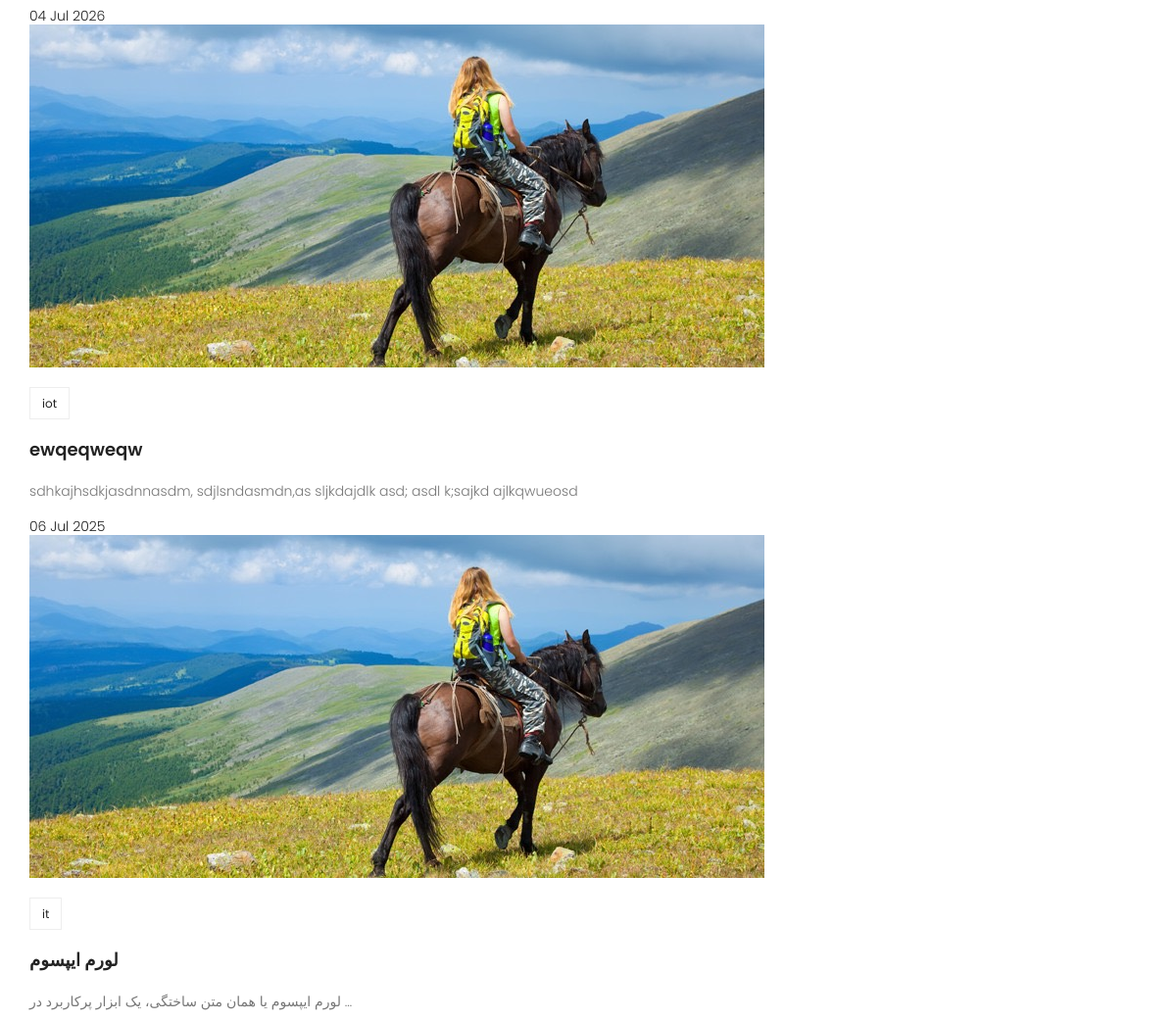
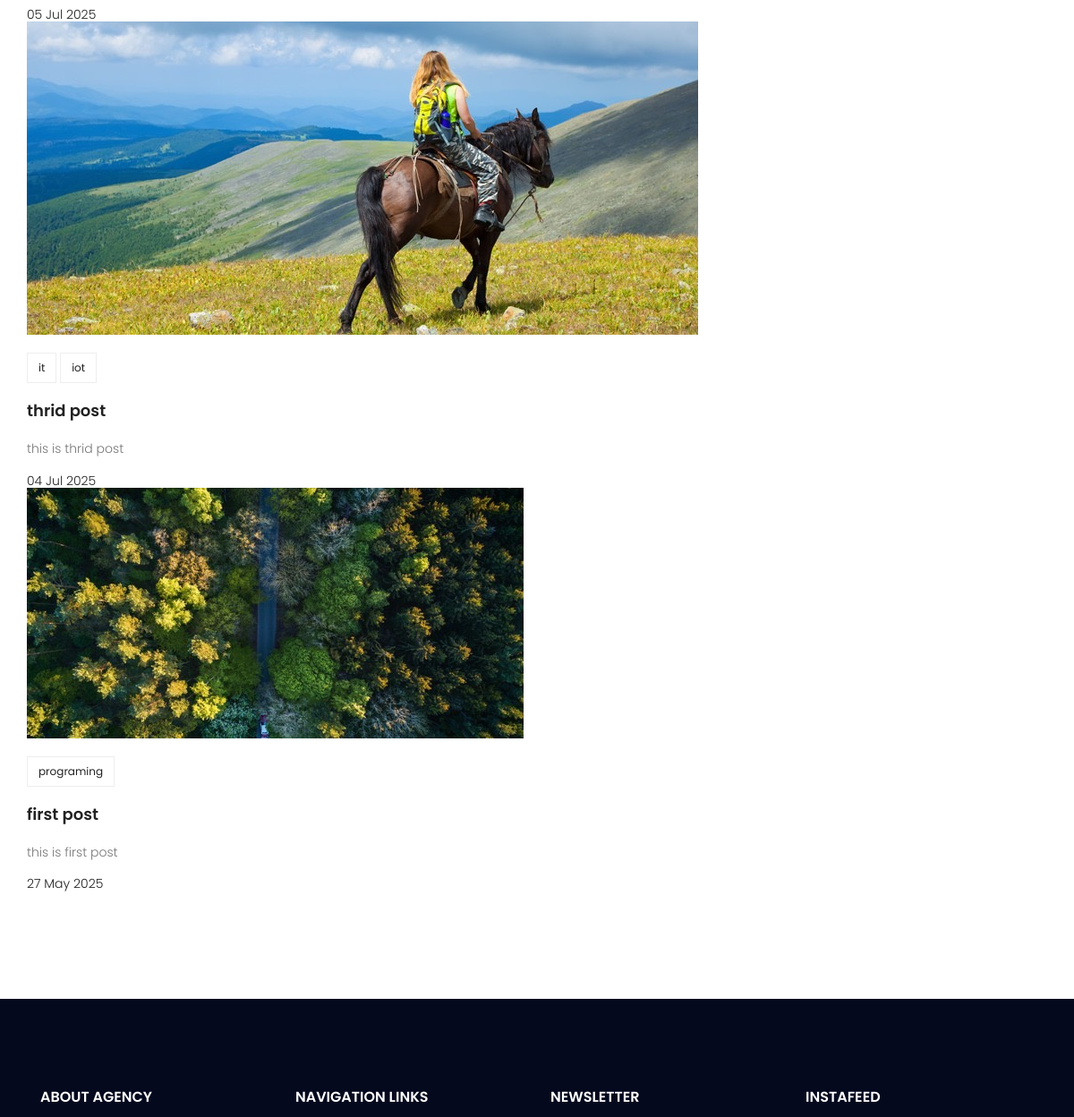
The app's page / (middle part), older data (2 pictures, top to bottom).
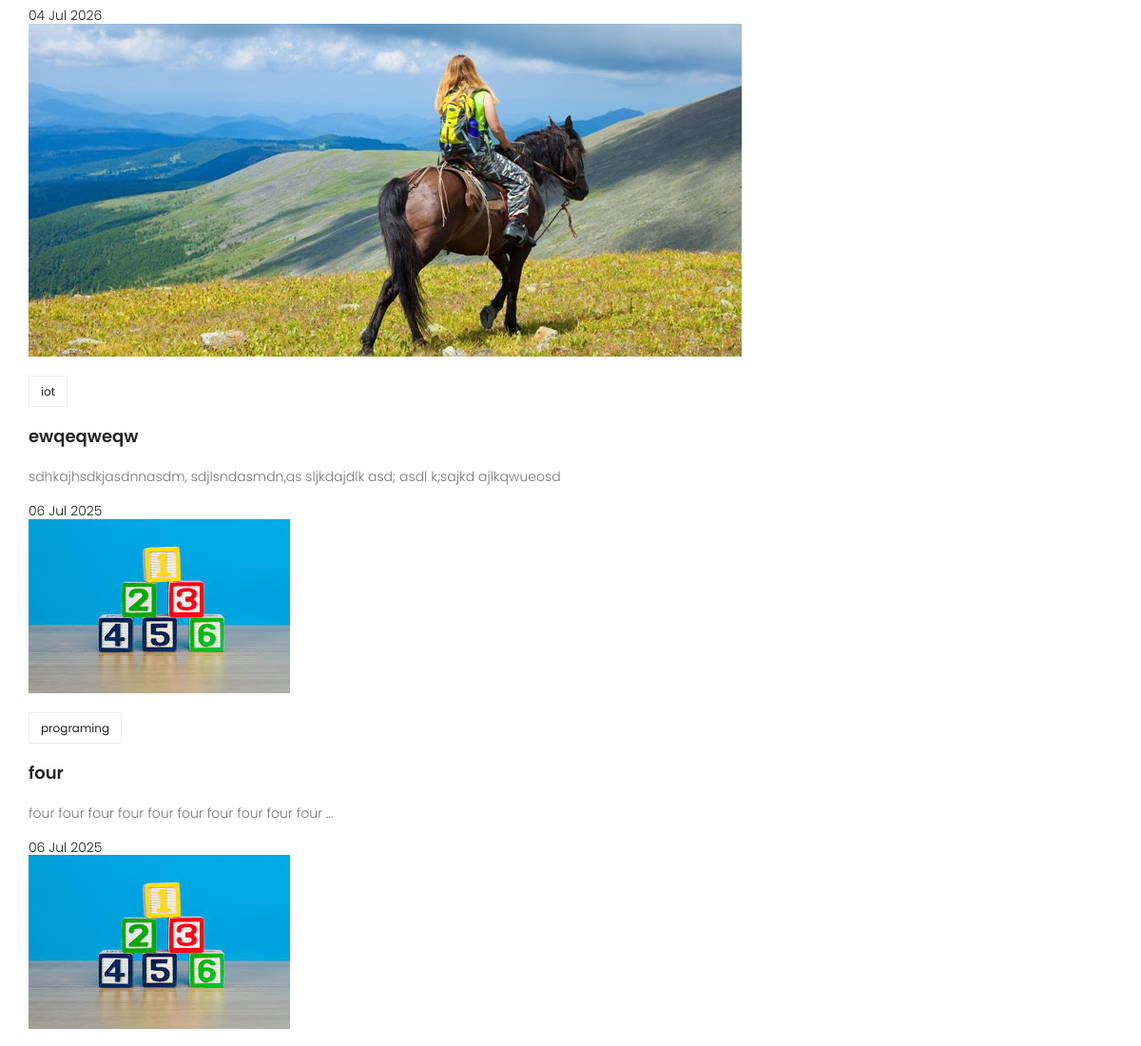
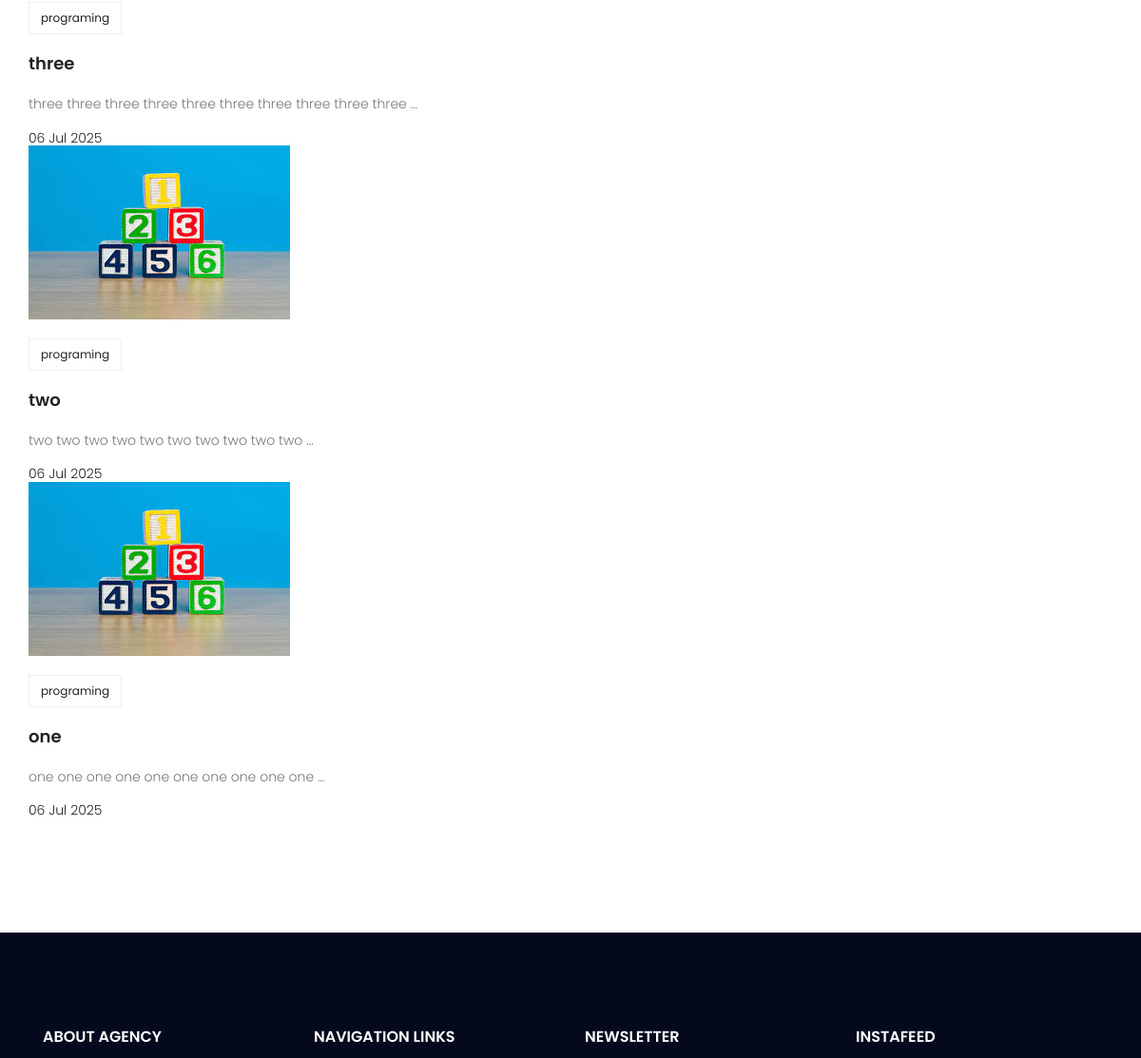
The same page, newer data (2 pictures, top to bottom).
### blog/models.py (models this page shows, shortened)
class post(models.Model):
    image =models.ImageField(upload_to='blog/',default='blog/default.jpg')
    author = models.ForeignKey(User, on_delete=models.SET_NULL,null=True)
    title=models.CharField(max_length=255)
    content=models.TextField()
    category =models.ManyToManyField(Category)
    counted_views = models.IntegerField(default=0)
    status = models.BooleanField(default=False)
    published_date = models.DateTimeField(null=True)
    created_date = models.DateTimeField(auto_now_add=True)
    updated_date = models.DateTimeField(auto_now=True)
    class Meta:
        ordering=['-created_date']

class Category(models.Model):
    name=models.CharField(max_length=255)
    def __str__(self):
        return self.name

### website/views.py (the view)
# urls.py: path('',index_view,name='index'),
def index_view(request):
    return render(request,'website/index.html')

### website/templatetags/website_tags.py (called while the page is built)
@register.inclusion_tag('website/tags/website_latestpost.html')
def lastest_p():
    lastest = post.objects.filter(published_date__lte=timezone.now(),status=True).order_by('-published_date')
    return {'lastest':lastest[:6]}

### templates/website/index.html (shortened to what this page needs)
{% extends 'base.html' %}
{%load website_tags%}
{% load static %}
{% block content %}
  {% lastest_p %}
{%endblock%}

### templates/website/tags/website_latestpost.html (shortened to what this page needs)
{% load static %}
<section class="recent-blog-area section-gap">
    <div class="container">
        <div class="row">
            <div class="active-recent-blog-carusel">
                {% for post in lastest %}
                    <div class="single-recent-blog-post item">
                        <div class="thumb">
                            <img class="img-fluid" src="{{ post.image.url }}" alt="">
                        </div>
                        <div class="details">
                            <div class="tags">
                                <ul>
                                    {% for cat in post.category.all %}
                                        <li>
                                            <a href="{% url "blog:category" cat_name=cat.name %}">{{ cat }}</a>
                                        </li>
                                    {% endfor %}
                                </ul>
                            </div>
                            <a href="{% url "blog:single" pid=post.id %}">
                                <h4 class="title">{{ post.title }}</h4>
                            </a>
                            <p>{{ post.content|truncatewords:10 }}</p>
                            <h6 class="date">{{ post.published_date|date:"d M Y" }}</h6>
                        </div>
                    </div>
                {% endfor %}
            </div>
        </div>
    </div>
</section>

Row changes from the older to the newer data that the page shows:
no longer on this page (row unchanged): post: image (placeholder picture), title "لورم ایپسوم", content "لورم ایپسوم یا همان متن ساختگی، یک ابزار پرکاربرد در …", published_date "05 Jul 2025"
no longer on this page (row unchanged): Category: name "it"
no longer on this page (row unchanged): post: image (placeholder picture), title "thrid post", content "this is thrid post", published_date "04 Jul 2025", Category (name "iot")
no longer on this page (row unchanged): post: image (picture), title "first post", content "this is first post", published_date "27 May 2025", Category (name "programing")
added post: image (picture), title "four", content "four four four four four four four four four four …", published_date "06 Jul 2025", Category (name "programing")
added post: image (picture), title "three", content "three three three three three three three three three three …", published_date "06 Jul 2025", Category (name "programing")
added post: image (picture), title "two", content "two two two two two two two two two two …", published_date "06 Jul 2025", Category (name "programing")
added post: image (picture), title "one", content "one one one one one one one one one one …", published_date "06 Jul 2025", Category (name "programing")
